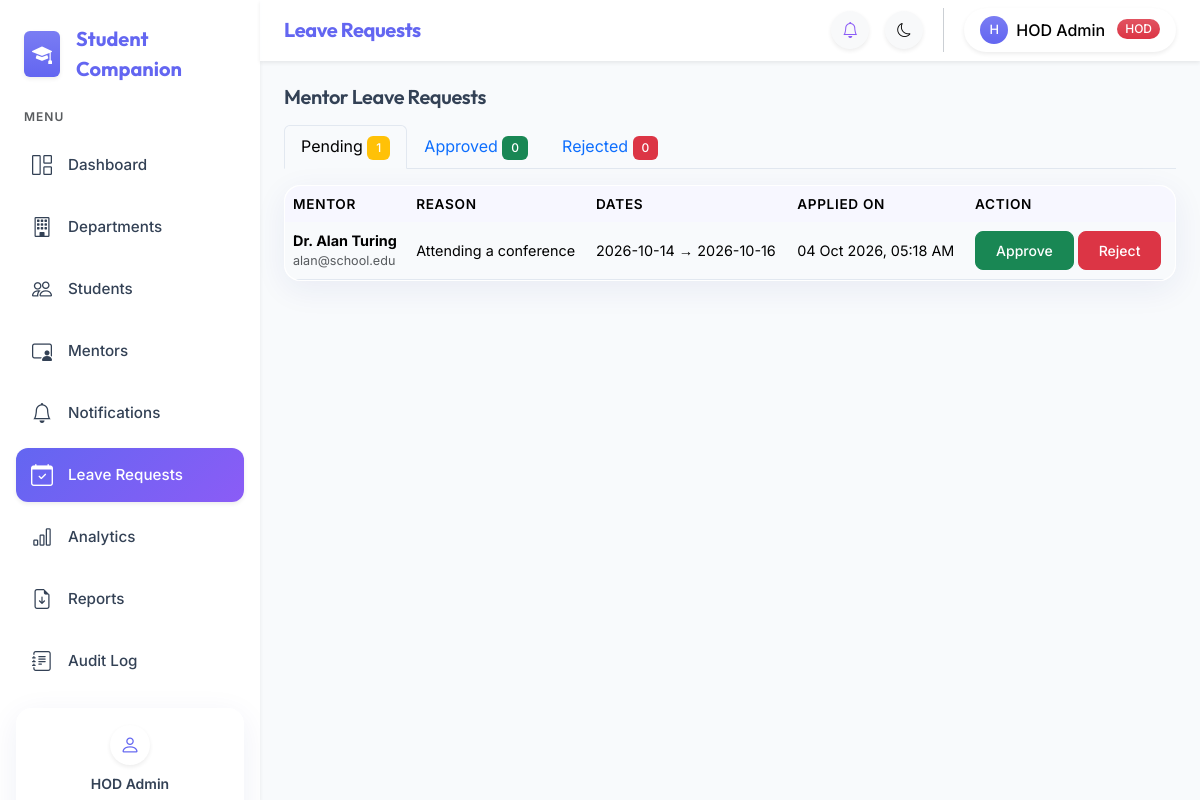
The app's page /admin/leave.php (signed in) with its own data.
### tables this page shows
CREATE TABLE IF NOT EXISTS users (
    id INT UNSIGNED AUTO_INCREMENT PRIMARY KEY,
    name VARCHAR(150) NOT NULL,
    email VARCHAR(191) NOT NULL UNIQUE,
    password_hash VARCHAR(255) NOT NULL,
    role ENUM('admin','mentor','learner') NOT NULL,
    department_id INT UNSIGNED NULL,
    year TINYINT UNSIGNED NULL,
    status ENUM('active','inactive') NOT NULL DEFAULT 'active',
    force_password_reset TINYINT(1) NOT NULL DEFAULT 0,
    created_at TIMESTAMP NOT NULL DEFAULT CURRENT_TIMESTAMP,
    FOREIGN KEY (department_id) REFERENCES departments(id) ON DELETE SET NULL
);

CREATE TABLE IF NOT EXISTS leave_requests (
    id INT UNSIGNED AUTO_INCREMENT PRIMARY KEY,
    requested_by INT UNSIGNED NOT NULL,
    requested_to_role ENUM('mentor','admin') NOT NULL,
    reason TEXT NOT NULL,
    from_date DATE NOT NULL,
    to_date DATE NOT NULL,
    status ENUM('pending','approved','rejected') NOT NULL DEFAULT 'pending',
    approved_by INT UNSIGNED NULL,
    created_at TIMESTAMP NOT NULL DEFAULT CURRENT_TIMESTAMP,
    FOREIGN KEY (requested_by) REFERENCES users(id) ON DELETE CASCADE,
    FOREIGN KEY (approved_by) REFERENCES users(id) ON DELETE SET NULL
);

### config/database.php (called while the page is built, shortened)
<?php
function get_db(): PDO {
    static $pdo = null;
    if ($pdo === null) {
        $dsn = 'mysql:host=' . DB_HOST . ';dbname=' . DB_NAME . ';charset=utf8mb4';
        $pdo = new PDO($dsn, DB_USER, DB_PASS, [
            PDO::ATTR_ERRMODE            => PDO::ERRMODE_EXCEPTION,
            PDO::ATTR_DEFAULT_FETCH_MODE => PDO::FETCH_ASSOC,
            PDO::ATTR_EMULATE_PREPARES   => false,
        ]);
    }
    return $pdo;
}

### includes/auth_check.php (called while the page is built, shortened)
<?php
require_once dirname(__DIR__) . '/config/database.php';
require_once dirname(__DIR__) . '/includes/helpers.php';
try {
    $stmt = get_db()->prepare('SELECT id, name, email, role, department_id, year, status FROM users WHERE id = ? AND status = "active" LIMIT 1');
    $stmt->execute([$_SESSION['user_id']]);
    $current_user = $stmt->fetch();
} catch (Throwable) {}

### includes/helpers.php (called while the page is built, shortened)
<?php
function format_date(string $datetime): string {
    return date('d M Y, h:i A', strtotime($datetime));
}
function e(string $str): string {
    return htmlspecialchars($str, ENT_QUOTES, 'UTF-8');
}

### admin/leave.php (the view, shortened to what this page needs)
<?php
$page_title    = 'Leave Requests';
require_once dirname(__DIR__) . '/config/database.php';
require_once dirname(__DIR__) . '/includes/auth_check.php';
$db = get_db();
$tab = $_GET['tab'] ?? 'pending';
$status_filter = in_array($tab, ['pending','approved','rejected']) ? $tab : 'pending';
$requests = $db->prepare(
    "SELECT lr.*,u.name AS requester_name,u.email AS requester_email,
            ua.name AS approver_name
     FROM leave_requests lr
     JOIN users u ON lr.requested_by=u.id
     LEFT JOIN users ua ON lr.approved_by=ua.id
     WHERE lr.requested_to_role='admin' AND lr.status=?
     ORDER BY lr.created_at DESC"
);
$requests->execute([$status_filter]);
$items = $requests->fetchAll();
$counts = [];
foreach (['pending','approved','rejected'] as $s) {
    $counts[$s] = $db->prepare("SELECT COUNT(*) FROM leave_requests WHERE requested_to_role='admin' AND status=?");
    $counts[$s]->execute([$s]);
    $counts[$s] = (int)$counts[$s]->fetchColumn();
}
require_once dirname(__DIR__).'/includes/header.php';
require_once dirname(__DIR__).'/includes/sidebar.php';
require_once dirname(__DIR__).'/includes/navbar.php';
?>
<div class="main-content p-4">
<h5 class="mb-3">Mentor Leave Requests</h5>
<ul class="nav nav-tabs mb-3">
    <?php foreach (['pending'=>'warning','approved'=>'success','rejected'=>'danger'] as $s=>$clr): ?>
    <li class="nav-item"><a class="nav-link <?= $tab===$s?'active':'' ?>" href="?tab=<?=$s?>">
        <?= ucfirst($s) ?> <span class="badge bg-<?= $clr ?>"><?= $counts[$s] ?></span>
    </a></li>
    <?php endforeach; ?>
</ul>
<div class="card">
    <div class="table-responsive">
        <table class="table table-hover mb-0">
            <thead class="table-light"><tr><th>Mentor</th><th>Reason</th><th>Dates</th><th>Applied On</th><?php if ($tab==='pending'): ?><th>Action</th><?php else: ?><th>Decided By</th><?php endif; ?></tr></thead>
            <tbody>
            <?php if ($items): foreach ($items as $item): ?>
            <tr>
                <td><strong><?= e($item['requester_name']) ?></strong><div class="text-muted small"><?= e($item['requester_email']) ?></div></td>
                <td><?= e($item['reason']) ?></td>
                <td><?= e($item['from_date']) ?> → <?= e($item['to_date']) ?></td>
                <td class="small"><?= format_date($item['created_at']) ?></td>
                <?php if ($tab==='pending'): ?>
                <td>
                    <form method="POST" class="d-inline">
                        <button name="action" value="approve" class="btn btn-sm btn-success">Approve</button>
                    </form>
                    <form method="POST" class="d-inline">
                        <button name="action" value="reject" class="btn btn-sm btn-danger">Reject</button>
                    </form>
                </td>
                <?php else: ?>
                <td><?= e($item['approver_name'] ?? '—') ?></td>
                <?php endif; ?>
            </tr>
            <?php endforeach; else: ?>
            <tr><td colspan="6" class="text-center text-muted py-4">No <?= $status_filter ?> requests.</td></tr>
            <?php endif; ?>
            </tbody>
        </table>
    </div>
</div>
</div>
<?php require_once dirname(__DIR__).'/includes/footer.php'; ?>

### includes/sidebar.php (shortened to what this page needs)
<?php
$role = $_SESSION['role'] ?? '';
$current_page = basename($_SERVER['PHP_SELF']);
function nav_link(string $href, string $icon, string $label, string $current_page): string {
    $active = (basename($href) === $current_page) ? ' active shadow-sm' : '';
    return '<li class="nav-item"><a class="nav-link' . $active . ' d-flex align-items-center" href="' . $href . '"><i class="bi bi-' . $icon . ' me-3 fs-5"></i><span>' . $label . '</span></a></li>';
}
$base = BASE_URL;
?>
<nav class="sidebar d-none d-md-flex flex-column flex-shrink-0 p-3 border-end-0 shadow-sm z-3 animate__animated animate__fadeInLeft">
    <a href="<?= $base ?>index.php" class="d-flex align-items-center mb-4 text-decoration-none px-2 mt-2">
        <div class="bg-primary bg-gradient text-white rounded p-2 me-3 shadow-sm d-flex align-items-center justify-content-center">
            <i class="bi bi-mortarboard-fill fs-5"></i>
        </div>
        <span class="fw-bold fs-5 text-primary tracking-tight" style="font-family: var(--bs-heading-font-family);"><?= APP_NAME ?></span>
    </a>
    <ul class="nav nav-pills flex-column mb-auto gap-1">
        <li class="nav-item mb-2 px-2 small text-muted text-uppercase fw-semibold" style="letter-spacing: 1px; font-size: 0.75rem;">Menu</li>
        <?php if ($role === 'admin'): ?>
            <?= nav_link($base.'admin/dashboard.php', 'grid-1x2', 'Dashboard', $current_page) ?>
            <?= nav_link($base.'admin/departments.php', 'building', 'Departments', $current_page) ?>
            <?= nav_link($base.'admin/students.php', 'people', 'Students', $current_page) ?>
            <?= nav_link($base.'admin/mentors.php', 'person-video3', 'Mentors', $current_page) ?>
            <?= nav_link($base.'admin/notifications.php', 'bell', 'Notifications', $current_page) ?>
            <?= nav_link($base.'admin/leave.php', 'calendar-check', 'Leave Requests', $current_page) ?>
            <?= nav_link($base.'admin/analytics.php', 'bar-chart', 'Analytics', $current_page) ?>
            <?= nav_link($base.'admin/reports.php', 'file-earmark-arrow-down', 'Reports', $current_page) ?>
            <?= nav_link($base.'admin/audit_log.php', 'journal-text', 'Audit Log', $current_page) ?>
        <?php endif; ?>
    </ul>
    <div class="mt-auto pt-3">
        <div class="card border-0 shadow-sm bg-primary bg-gradient bg-opacity-10 rounded-4 overflow-hidden">
            <div class="card-body p-3 d-flex flex-column align-items-center text-center">
                <div class="bg-white rounded-circle shadow-sm d-flex align-items-center justify-content-center mb-2" style="width: 40px; height: 40px;">
                    <i class="bi bi-person text-primary fs-5"></i>
                </div>
                <div class="small fw-semibold text-truncate w-100"><?= htmlspecialchars($current_user['name'] ?? '', ENT_QUOTES) ?></div>
            </div>
        </div>
    </div>
</nav>

### includes/navbar.php (shortened to what this page needs)
<?php
$role = $_SESSION['role'] ?? '';
$base = BASE_URL;
$role_label = match($role) { 'admin' => 'HOD', 'mentor' => 'Mentor', default => 'Student' };
$role_badge = match($role) { 'admin' => 'danger', 'mentor' => 'warning', default => 'primary' };
?>
<div class="content-wrapper flex-grow-1 d-flex flex-column">
<nav class="navbar navbar-expand-md sticky-top px-4 py-2 border-bottom-0 shadow-sm animate__animated animate__fadeInDown">
    <div class="d-flex align-items-center">
        <span class="navbar-brand fw-bold d-none d-md-inline mb-0 h5 text-primary tracking-tight"><?= htmlspecialchars($page_title ?? APP_NAME, ENT_QUOTES) ?></span>
    </div>
    <div class="ms-auto d-flex align-items-center gap-3">
        <a href="<?php
            echo match($role) {
                'admin'  => $base.'admin/notifications.php',
                'mentor' => $base.'mentor/dashboard.php',
                default  => $base.'learner/notifications.php',
            };
        ?>" class="btn btn-sm btn-light rounded-circle position-relative shadow-sm p-2" id="notif-btn" style="width: 38px; height: 38px; display: flex; align-items: center; justify-content: center;">
            <i class="bi bi-bell text-secondary fs-6"></i>
        </a>
        <button class="btn btn-sm btn-light rounded-circle shadow-sm p-2" onclick="toggleTheme()" title="Toggle theme" style="width: 38px; height: 38px; display: flex; align-items: center; justify-content: center;">
            <i class="bi bi-moon-stars text-secondary fs-6" id="theme-icon"></i>
        </button>
        <div class="dropdown">
            <button class="btn btn-light rounded-pill shadow-sm d-flex align-items-center gap-2 px-3 py-2 border-0" data-bs-toggle="dropdown" style="background: var(--sidebar-bg);">
                <div class="bg-primary bg-gradient rounded-circle d-flex align-items-center justify-content-center text-white" style="width: 28px; height: 28px; font-size: 0.8rem;">
                    <?= strtoupper(substr($current_user['name'] ?? 'U', 0, 1)) ?>
                </div>
                <span class="fw-medium d-none d-sm-inline"><?= htmlspecialchars($current_user['name'] ?? '', ENT_QUOTES) ?></span>
                <span class="badge bg-<?= $role_badge ?> bg-gradient rounded-pill px-2 py-1 ms-1"><?= $role_label ?></span>
            </button>
        </div>
    </div>
</nav>

### assets/css/style.css (style rules this page uses)
:root { --bs-primary: #6366f1; --bs-primary-rgb: 99, 102, 241; --bs-secondary: #8b5cf6; --bs-secondary-rgb: 139, 92, 246; --bs-success: #10b981; --bs-warning: #f59e0b; --bs-danger: #ef4444; --bs-info: #0ea5e9; --bs-body-font-family: 'Inter', sans-serif; --bs-heading-font-family: 'Outfit', sans-serif; --bs-body-bg: #f8fafc; --bs-body-color: #334155; --bs-border-color: #e2e8f0; --card-bg: rgba(255, 255, 255, 0.9); --glass-border: rgba(255, 255, 255, 0.4); --glass-shadow: 0 8px 32px 0 rgba(31, 38, 135, 0.07); --sidebar-bg: #ffffff; --sidebar-hover: #f9f1f1; }
body { font-family: var(--bs-body-font-family); background-color: var(--bs-body-bg); color: var(--bs-body-color); transition: background-color 0.3s ease, color 0.3s ease; -webkit-font-smoothing: antialiased; }
h1, h2, h3, h4, h5, h6, .navbar-brand { font-family: var(--bs-heading-font-family); font-weight: 600; letter-spacing: -0.02em; }
.glass-card, .card { background: var(--card-bg) !important; backdrop-filter: blur(12px); -webkit-backdrop-filter: blur(12px); border: 1px solid var(--glass-border) !important; border-radius: 1rem !important; box-shadow: var(--glass-shadow) !important; transition: transform 0.3s cubic-bezier(0.4, 0, 0.2, 1), box-shadow 0.3s ease; }
.btn { border-radius: 0.5rem; font-weight: 500; padding: 0.5rem 1.25rem; transition: all 0.3s ease; }
.sidebar { width: 260px; min-height: 100vh; position: sticky; top: 0; height: 100vh; overflow-y: auto; background: var(--sidebar-bg); border-right: 1px solid var(--bs-border-color); flex-shrink: 0; transition: background-color 0.3s ease, border-color 0.3s ease; }
.sidebar .nav-link { color: var(--bs-body-color); border-radius: 0.75rem; padding: 0.75rem 1rem; font-size: 0.95rem; font-weight: 500; transition: all 0.2s ease; margin-bottom: 0.25rem; }
.sidebar .nav-link i { font-size: 1.1rem; transition: transform 0.2s ease; }
.sidebar .nav-link.active { background: linear-gradient(135deg, var(--bs-primary), var(--bs-secondary)); color: #fff; box-shadow: 0 4px 12px rgba(var(--bs-primary-rgb), 0.3); }
.sidebar .nav-link.active i { transform: scale(1.1); }
.navbar { background: var(--card-bg) !important; backdrop-filter: blur(16px); -webkit-backdrop-filter: blur(16px); border-bottom: 1px solid var(--glass-border) !important; }
.content-wrapper { min-width: 0; }
.main-content { padding: 1.5rem; }
.table-responsive { border-radius: 1rem; }
.table { border-collapse: separate; border-spacing: 0; }
.table th { white-space: nowrap; font-size: 0.85rem; text-transform: uppercase; letter-spacing: 0.05em; background-color: rgba(var(--bs-primary-rgb), 0.05) !important; border-bottom: none; font-weight: 600; }
.table td { vertical-align: middle; font-size: 0.9rem; border-bottom-color: var(--bs-border-color); }
.badge { padding: 0.5em 0.75em; font-weight: 500; }

### records on screen
users: name "HOD Admin", name "H"
leave_requests: requested_by.name "Dr. Alan Turing", requested_by.email "alan@school.edu", reason "Attending a conference", from_date "2026-10-14", to_date "2026-10-16", created_at "04 Oct 2026, 05:18 AM"

### other values on screen
APP_NAME "Student Companion"
$label "Dashboard Departments Students Mentors Notifications Leave Requests Analytics Reports Audit Log"
$page_title "Leave Requests"
$role_label "HOD"
$s "Pending"
$counts[$s] "1"
$s "Approved"
$counts[$s] "0"
$s "Rejected"
